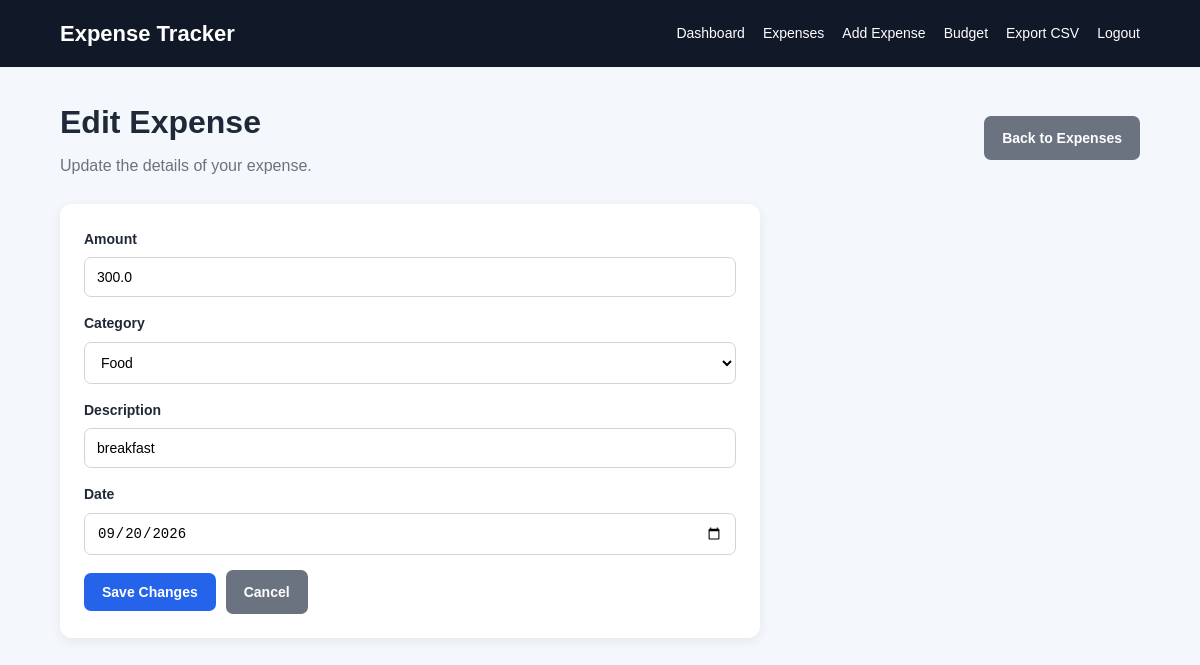
Page /expense/edit/4 (signed in) on the committed database.
### tables this page shows
CREATE TABLE expenses (
            id INTEGER PRIMARY KEY AUTOINCREMENT,
            user_id INTEGER NOT NULL,
            amount REAL NOT NULL,
            category TEXT NOT NULL,
            description TEXT NOT NULL,
            expense_date TEXT NOT NULL,
            created_at TEXT NOT NULL,
            FOREIGN KEY (user_id) REFERENCES users(id)
        );

### app.py (the view, shortened to what this page needs)
@app.route(
    "/expense/edit/<int:expense_id>",
    methods=["GET", "POST"]
)
def edit_expense(expense_id):
    if not login_required():
        return redirect(
            url_for("login")
        )
    user_id = session["user_id"]
    connection = get_db_connection()
    expense = connection.execute(
        """
        SELECT *
        FROM expenses
        WHERE id = ?
        AND user_id = ?
        """,
        (
            expense_id,
            user_id
        )
    ).fetchone()
    connection.close()
    return render_template(
        "edit_expense.html",
        expense=expense
    )

### app.py (called while the page is built)
def login_required():
    return "user_id" in session

### database.py (called while the page is built)
def get_db_connection():
    connection = sqlite3.connect(
        DATABASE
    )
    connection.row_factory = sqlite3.Row
    return connection

### templates/edit_expense.html (shortened to what this page needs)
{% extends "base.html" %}
{% block content %}
<div class="page-header">
    <div>
        <h1>Edit Expense</h1>
        <p class="muted">
            Update the details of your expense.
        </p>
    </div>
    <a
        href="{{ url_for('expenses') }}"
        class="button secondary"
    >
        Back to Expenses
    </a>
</div>
<div class="card form-card">
    <form method="POST">
        <div class="form-group">
            <label for="amount">
                Amount
            </label>
            <input
                type="number"
                id="amount"
                name="amount"
                step="0.01"
                min="0.01"
                value="{{ expense['amount'] }}"
                required
            >
        </div>
        <div class="form-group">
            <label for="category">
                Category
            </label>
            <select
                id="category"
                name="category"
                required
            >
                <option
                    value="Food"
                    {% if expense["category"] == "Food" %}selected{% endif %}
                >
                    Food
                </option>
            </select>
        </div>
        <div class="form-group">
            <label for="description">
                Description
            </label>
            <input
                type="text"
                id="description"
                name="description"
                value="{{ expense['description'] }}"
                maxlength="200"
                required
            >
        </div>
        <div class="form-group">
            <label for="expense_date">
                Date
            </label>
            <input
                type="date"
                id="expense_date"
                name="expense_date"
                value="{{ expense['expense_date'] }}"
                required
            >
        </div>
        <div class="form-actions">
            <button type="submit">
                Save Changes
            </button>
            <a
                href="{{ url_for('expenses') }}"
                class="button secondary"
            >
                Cancel
            </a>
        </div>
    </form>
</div>
{% endblock %}

### static/css/style.css (style rules this page uses)
* { box-sizing: border-box; margin: 0; padding: 0; }
body { font-family: Arial, Helvetica, sans-serif; background: #f4f7fb; color: #1f2937; line-height: 1.6; }
a { text-decoration: none; color: #2563eb; }
.page-header { display: flex; justify-content: space-between; align-items: center; gap: 20px; margin-bottom: 25px; flex-wrap: wrap; }
.page-header h1 { font-size: 32px; margin-bottom: 5px; }
.muted { color: #6b7280; }
button, .button { display: inline-block; border: none; background: #2563eb; color: white; padding: 11px 18px; border-radius: 7px; cursor: pointer; font-size: 14px; font-weight: 600; text-decoration: none; }
.button.secondary { background: #6b7280; }
.card, .auth-card, .stat-card { background: white; border-radius: 12px; padding: 24px; margin-bottom: 25px; box-shadow: 0 3px 12px rgba(0, 0, 0, 0.07); }
form { display: flex; flex-direction: column; gap: 15px; }
.form-group { display: flex; flex-direction: column; gap: 7px; }
label { font-weight: 600; font-size: 14px; }
input, select { width: 100%; padding: 11px 12px; border: 1px solid #d1d5db; border-radius: 7px; background: white; font-size: 14px; outline: none; }
.form-actions { display: flex; gap: 10px; align-items: center; flex-wrap: wrap; }
.form-card { max-width: 700px; }

### rows in the picture
expenses: amount "300.0", category "Food", description "breakfast", expense_date "09/20/2026"
